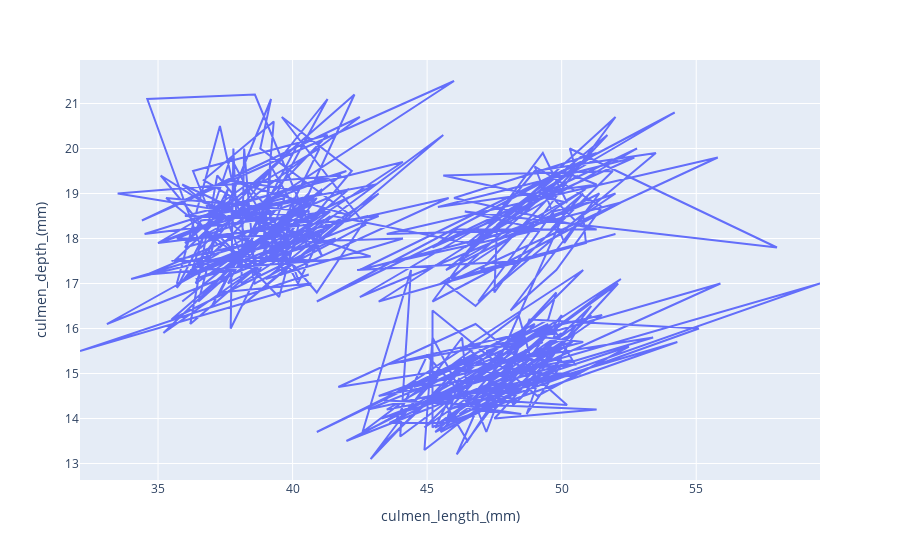

Notebook code cell kept with this figure:
### Code cell
#this looks like crap
px.line(df, x='culmen_length_(mm)', y='culmen_depth_(mm)')

### Figure 1 — Plotly figure (JSON) as saved in the notebook; plotly's stock layout.template omitted (floating-point values rounded to 4 significant figures; data arrays with more than 128 entries replaced by an {"elided": "..."} marker saying what was removed)
{"data": [{"hovertemplate": "culmen_length_(mm)=%{x}<br>culmen_depth_(mm)=%{y}<extra></extra>", "legendgroup": "", "line": {"color": "#636efa", "dash": "solid"}, "marker": {"symbol": "circle"}, "mode": "lines", "name": "", "orientation": "v", "showlegend": false, "type": "scatter", "x": {"elided": "333 float values"}, "xaxis": "x", "y": {"elided": "333 float values"}, "yaxis": "y"}], "layout": {"legend": {"tracegroupgap": 0}, "margin": {"t": 60}, "xaxis": {"anchor": "y", "domain": [0, 1], "title": {"text": "culmen_length_(mm)"}}, "yaxis": {"anchor": "x", "domain": [0, 1], "title": {"text": "culmen_depth_(mm)"}}}}
